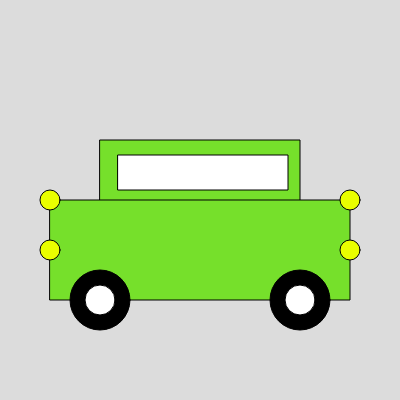
Frame 1 (no input)
Frame 60 (no input): identical to frame 1, image omitted
Frame 120 (the mouse pressed at the canvas centre since frame 60): identical to frame 1, image omitted

The p5.js sketch that drew this single still picture (run headless with seeded random() and noise() and a simulated clock; from frame 60 on, the mouse is pressed at the canvas centre):

// p5.js sketch
// ── sketch.js
function setup() {
  createCanvas(400, 400);
}

function draw() {
  background(220);
  // rect (x, y, width, height)
  fill(118, 224, 43)
  rect( 100, 140, 200, 150);
  rect(50, 200, 300, 100);
 
  //window
  fill(255);
  //rect (x, y, width, height)
  rect(118, 155, 170, 35);
  
  
  // wheels
  fill (0)
  //elipse (x, y, width, height)

  ellipse( 100, 300, 60, 60);
  ellipse( 300, 300, 60, 60);
  fill(255)
  ellipse (100, 300, 30, 30);
  ellipse(300, 300, 30, 30);
  
  fill(234, 255, 0)
  
  //healight 
  ellipse( 50, 200, 20, 20);
  ellipse( 350, 200, 20, 20);
  //taillights 
  ellipse ( 50, 250, 20, 20);
  ellipse (350, 250, 20, 20); 
  
}
